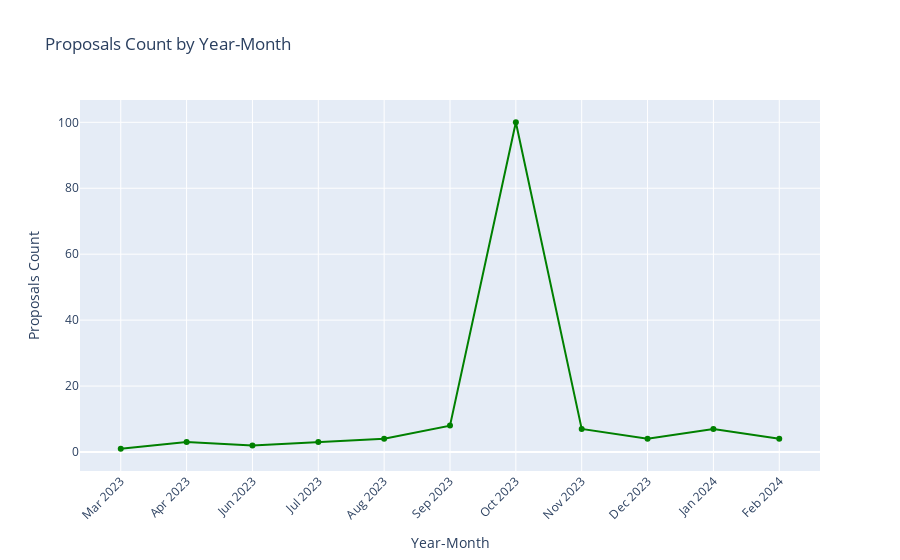

Source (notebook cell):
### Code cell
# Map month numbers to month names
month_names = {1: 'Jan', 2: 'Feb', 3: 'Mar', 4: 'Apr', 5: 'May', 6: 'Jun', 7: 'Jul', 8: 'Aug', 9: 'Sep', 10: 'Oct', 11: 'Nov', 12: 'Dec'}

# Create figure
fig = go.Figure()

# Add trace for proposal counts (line chart)
fig.add_trace(go.Scatter(x=proposal_counts.apply(lambda row: f"{month_names[row['Proposal_Month']]} {int(row['Proposal_Year'])}", axis=1),
                         y=proposal_counts['proposal_count'],
                         mode='lines+markers',
                         marker=dict(size=6),
                         line=dict(color='green'),
                         name='Proposals Count'))

# Update layout
fig.update_layout(title='Proposals Count by Year-Month',
                  xaxis=dict(title='Year-Month', tickangle=-45),
                  yaxis=dict(title='Proposals Count'))

# Display the chart
fig.show()
fig.write_html(r'Graphs\line-proposals-month.html')

### Figure 1 — Plotly figure (JSON) as saved in the notebook; plotly's stock layout.template omitted (floating-point values rounded to 4 significant figures)
{"data": [{"line": {"color": "green"}, "marker": {"size": 6}, "mode": "lines+markers", "name": "Proposals Count", "type": "scatter", "x": ["Mar 2023", "Apr 2023", "Jun 2023", "Jul 2023", "Aug 2023", "Sep 2023", "Oct 2023", "Nov 2023", "Dec 2023", "Jan 2024", "Feb 2024"], "y": [1, 3, 2, 3, 4, 8, 100, 7, 4, 7, 4]}], "layout": {"title": {"text": "Proposals Count by Year-Month"}, "xaxis": {"tickangle": -45, "title": {"text": "Year-Month"}}, "yaxis": {"title": {"text": "Proposals Count"}}}}
